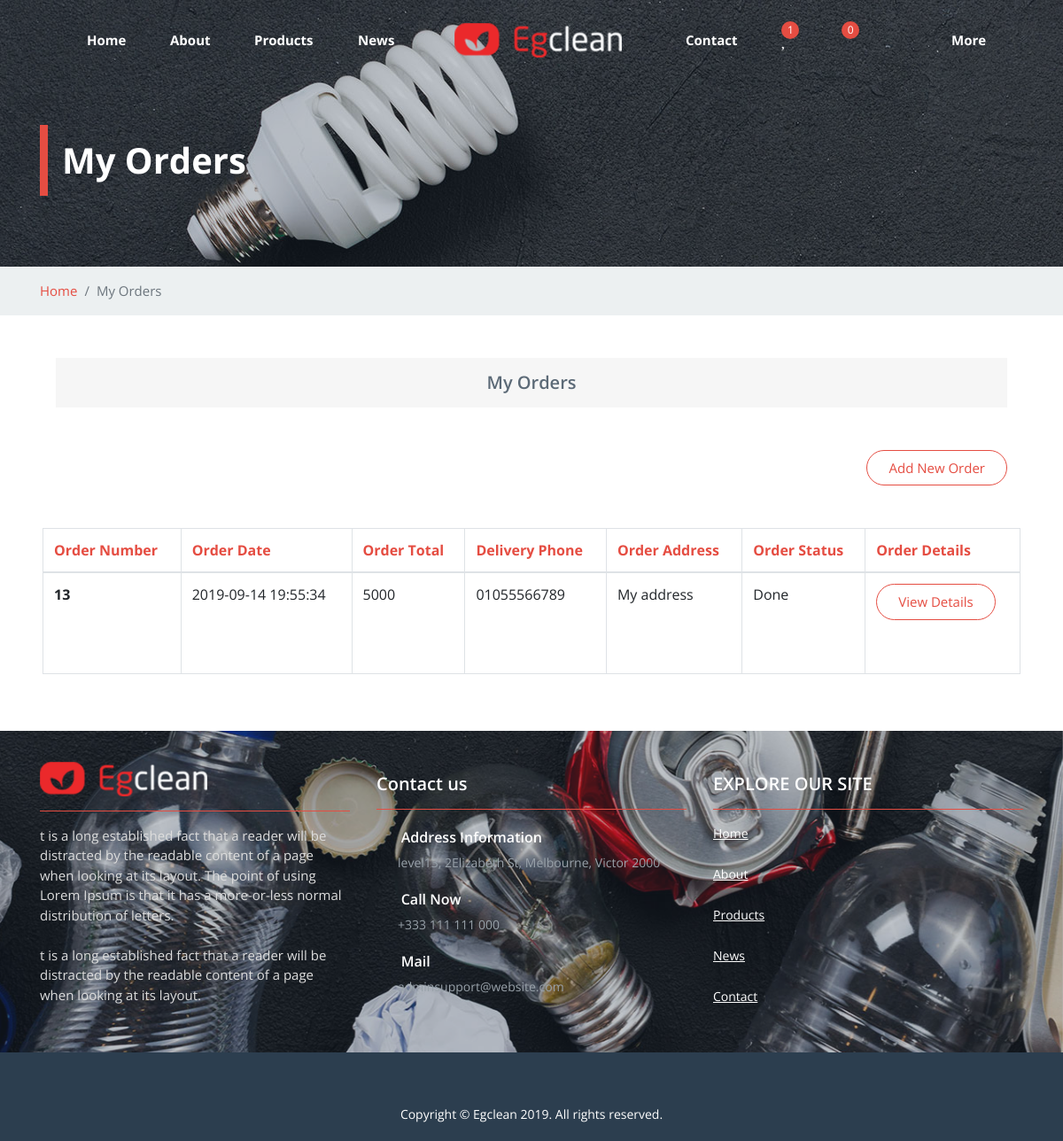
Screenshot of /CitizenDoneOrder.php (signed in) with the database file from the repository.
### tables this page shows
CREATE TABLE `orders` (
  `OrderNo` int(255) NOT NULL,
  `OrderDate` datetime DEFAULT NULL,
  `OrderTotal` int(255) DEFAULT NULL,
  `OrderStatus` varchar(255) DEFAULT NULL,
  `CitizenEmail` varchar(255) DEFAULT NULL,
  `DeliveryPhone` varchar(11) DEFAULT NULL,
  `OrderCity` int(255) DEFAULT NULL,
  `OrderAddress` varchar(255) DEFAULT NULL,
  `Lat` float(40,13) NOT NULL,
  `Lng` float(40,13) NOT NULL
);

### Orders.php (called while the page is built, shortened)
<?php
include_once "Database.php";
class Orders extends Database implements Operations
{
  var $OrderDate,$OrderTotal,$OrderStatus,$OrderCity,$OrderAddress,$CitizenEmail,$DeliveryPhone,$Lat,$Lng;
  public function getCitizenEmail()
  {
      return $this->CitizenEmail;
  }
  public function setCitizenEmail($CEmail)
  {
      $this->CitizenEmail=$CEmail;
  }
  public function GetDataDone(){
    return parent::RUNSearch("select * from Orders where CitizenEmail='".$this->getCitizenEmail()."' and OrderStatus='Done' order by OrderDate desc");
  }
}
?>

### Database.php (called while the page is built, shortened)
<?php
class Database
{
    var $conn;
 function __construct(){
    $this->conn=mysqli_connect("localhost","root","","cleaneg");
  }
  function RUNSearch($statment)
  {
     $result=mysqli_query($this->conn,$statment);
     return $result;
  }
}
?>

### CitizenDoneOrder.php (the view, shortened to what this page needs)
<?php
include 'headerAfterCitizen.php';
?>
<html lang="en">
<head>
</head>
<body>
<div class="fables-header fables-after-overlay">
    <div class="container">
         <h2 class="fables-page-title fables-second-border-color">My Orders</h2>
    </div>
</div>
<div class="fables-light-gary-background">
    <div class="container">
        <nav aria-label="breadcrumb">
          <ol class="fables-breadcrumb breadcrumb px-0 py-3">
            <li class="breadcrumb-item"><a href="#" class="fables-second-text-color">Home</a></li>
            <li class="breadcrumb-item active" aria-current="page">My Orders</li>
          </ol>
        </nav>
    </div>
</div>
<div class="row mb-0 mb-md-5 ml-5 mr-5">
           <div class="col-12">
               <h2 class="fables-forth-text-color fables-light-background-color my-3 my-md-5 py-3 text-center font-20 semi-font">My Orders</h2>
           </div>
           <div class="col-12">
           <a href="AllProductsAfter.php"  class=" float-right btn fables-second-border-color fables-second-text-color fables-btn-rouned fables-hover-btn-color font-15 p-2 px-4 mb-5">
             <span class="fables-btn-value">Add New Order</span></a>
           </div>
           <table class="table table-bordered">
            <thead>
                <tr class="fables-second-text-color">
                <th scope="col">Order Number</th>
                <th scope="col">Order Date</th>
                <th scope="col">Order Total</th>
                <th scope="col">Delivery Phone</th>
                <th scope="col">Order Address</th>
                <th scope="col">Order Status</th>
                <th scope="col">Order Details</th>
                </tr>
            </thead>
            <tbody>
            <?php
                    include_once "Orders.php";
                    $Ord=new Orders();
                    $Ord->setCitizenEmail($_SESSION['citizens']);
                    $o= $Ord->GetDataDone();
                    while($row=mysqli_fetch_assoc($o))
                    {
                        ?>
                <tr>
                <th scope="row"><?php echo $row['OrderNo']; ?></th>
                <td><?php echo $row['OrderDate']; ?></td>
                <td><?php echo $row['OrderTotal']; ?></td>
                <td><?php echo $row['DeliveryPhone']; ?></td>
                <td><?php echo $row['OrderAddress']; ?></td>
                <td><?php echo $row['OrderStatus']; ?></td>
                <td><a href="#modalCart<?php echo $row['OrderNo']; ?>" data-toggle="modal" data-target="#modalCart<?php echo $row['OrderNo']; ?>" class="btn fables-second-border-color fables-second-text-color fables-btn-rouned fables-hover-btn-color font-15 p-2 px-4 mb-5">
            <span class="fables-btn-value">View Details</span></a>
                </td>
                </tr>
                <?php } ?>
            </tbody>
</table>
</div>
</body>
</html>
<?php
    include 'footerBefore.php';
?>

### rows the page displays
orders: OrderNo "13", OrderDate "2019-09-14 19:55:34", OrderTotal "5000", DeliveryPhone "01055566789", OrderAddress "My address", OrderStatus "Done"

### other values shown
$rows['count(*)'] "1"
$rows['count(*)'] "0"
